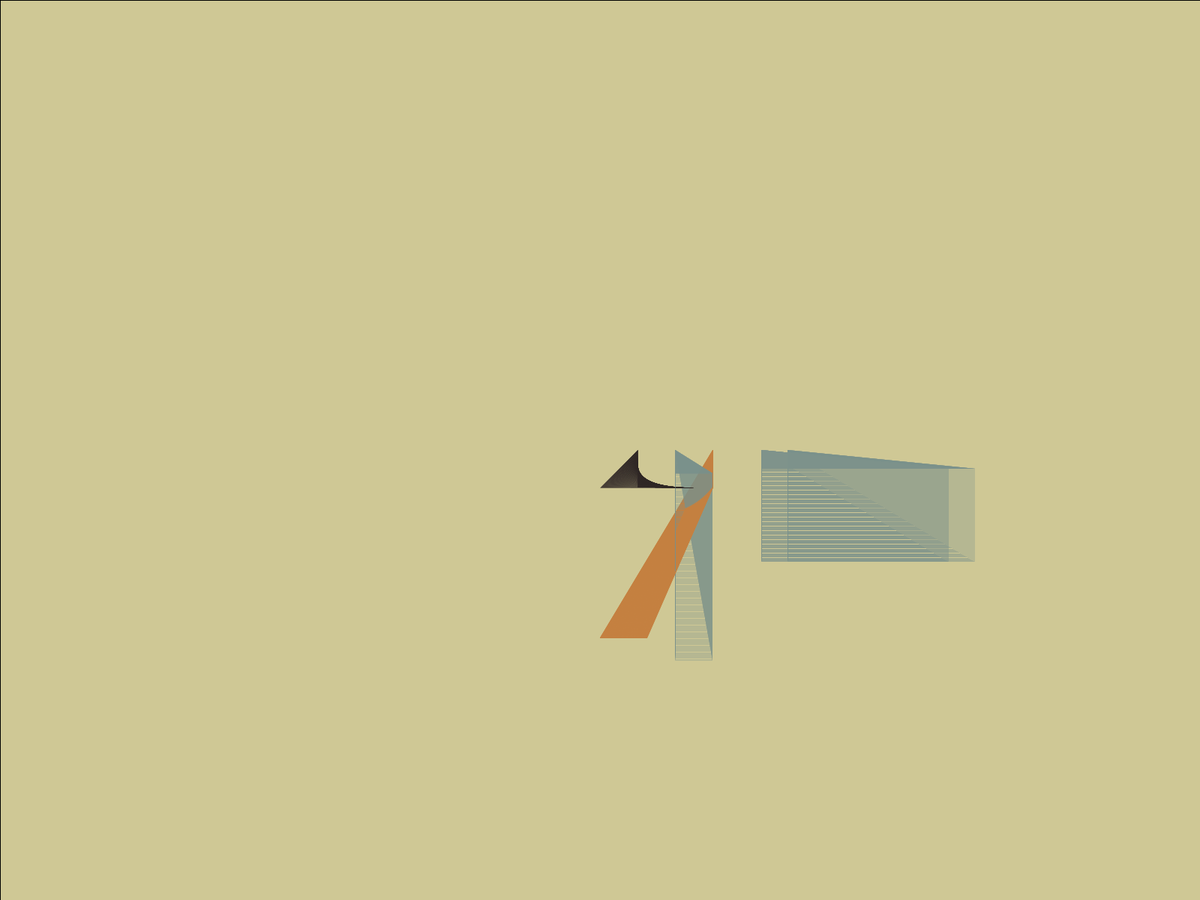
Frame 1 (no input)
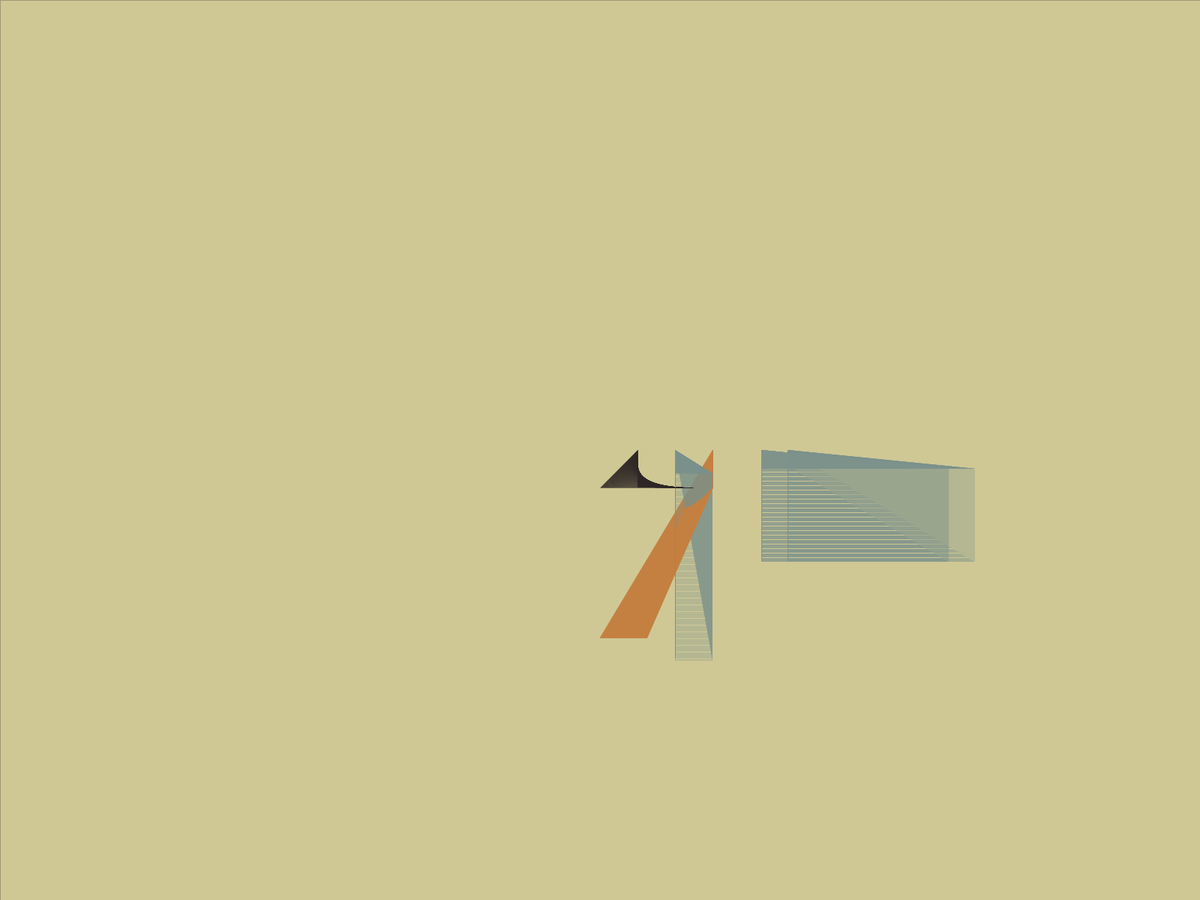
Frame 60 (the mouse pressed at the canvas centre just before this capture)
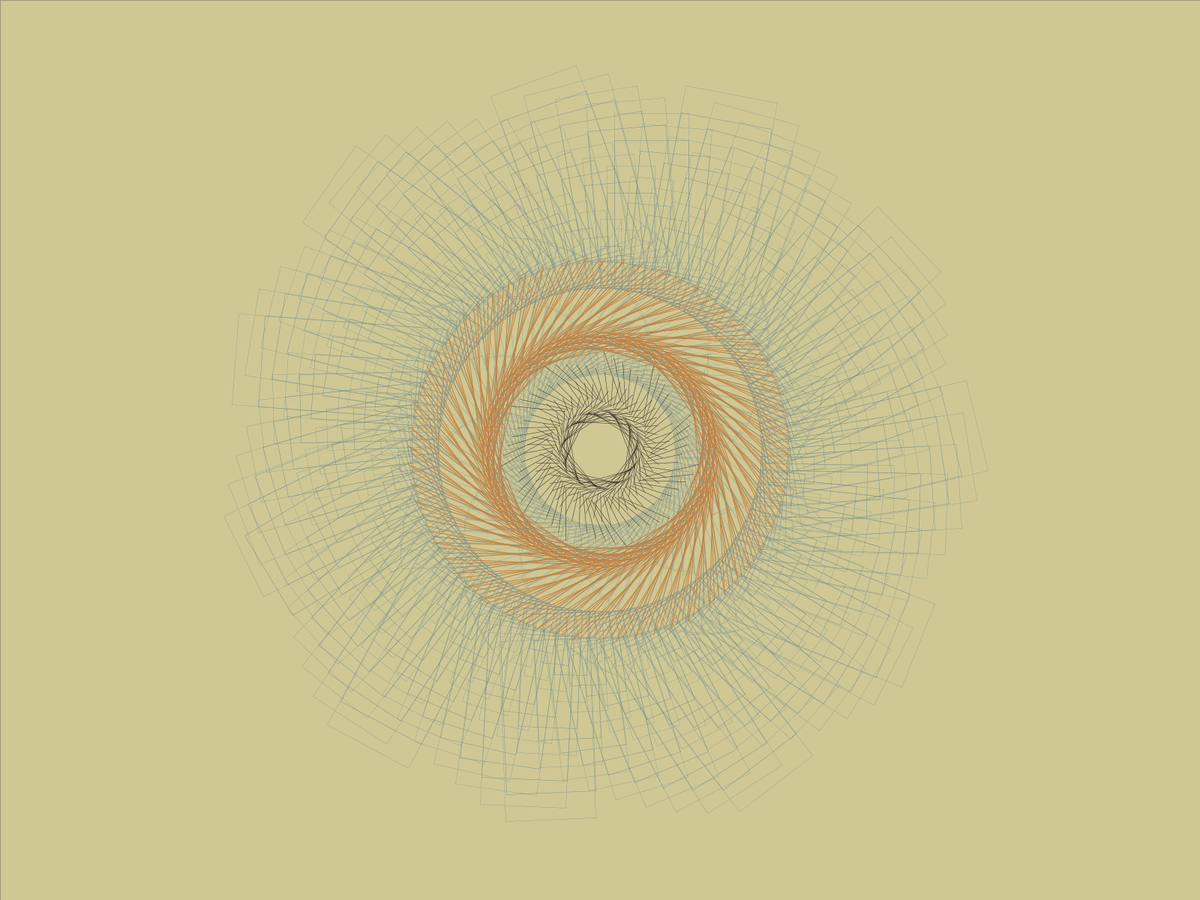
Frame 120 (the mouse held since frame 60 and released just before this capture)

The Processing sketch that drew these frames (run headless with seeded random() and noise(); from frame 60 on, the mouse is pressed at the canvas centre):

// Processing sketch: mySketch
// ── mySketch.pde
// https://www.openprocessing.org/sketch/538426

void setup(){
  fullScreen();
  background(207,199,155);
}

void draw(){ 
  fill(207,200,149);
  rect(0,0,width,height);
  translate(width/2,height/2);
  for(int x=1; x<250; x=x+1){
 
  noFill();
  stroke(121,144,136);
   
  rect(250,x/10,x,x/2);
  rect(100,x/8,x/5,x);
  rotate(mouseX+mouseY);
  strokeWeight(1);
   
  stroke(196,128,64);
  line(150,x/5,x/4,250);
  strokeWeight(.5);
   
  noFill();
  stroke(126,146,139);
  rect(215,x/10,x,x/2);
    
  stroke(46,38,36);
  line(50,x/5,x/2,50);
  strokeWeight(.3);
  }
}


/*P5.JS

function setup(){
  createCanvas(windowWidth,windowHeight);
  background(207,199,155);
}


function draw(){ 
  fill(207,200,149);
  rect(0,0,windowWidth,windowHeight);
  translate(windowWidth/2,windowHeight/2);
  for(var x=1; x<250; x=x+1){
 
  noFill();
  stroke(121,144,136);
   
  rect(250,x/10,x,x/2);
  rect(100,x/8,x/5,x);
  rotate(mouseX+mouseY);
  strokeWeight(1);
   
  stroke(196,128,64);
  line(150,x/5,x/4,250);
  strokeWeight(.5);
   
  noFill();
  stroke(126,146,139);
  rect(215,x/10,x,x/2);
    
  stroke(46,38,36);
  line(50,x/5,x/2,50);
  strokeWeight(.3);
  }
}*/
